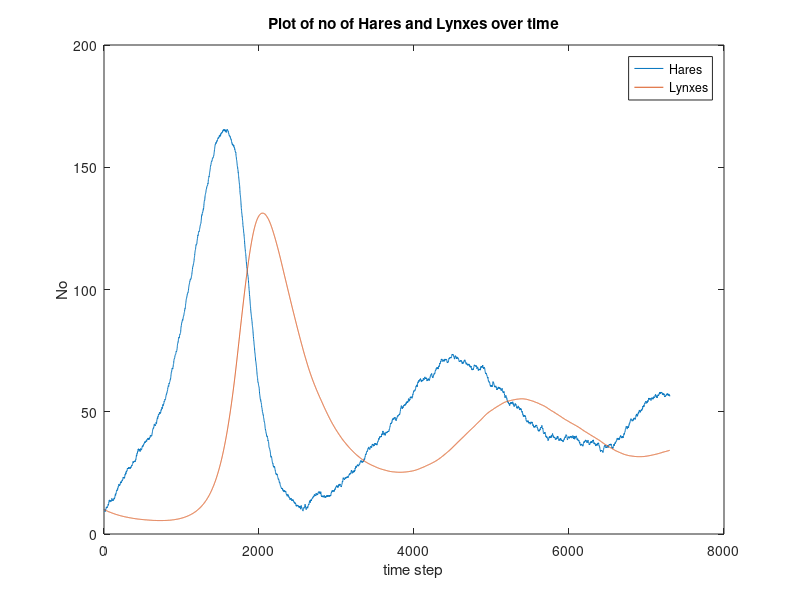

Here is the MATLAB script that generated this plot:
load('kalman_data')

X = [10; 10];
P = [10 0;
     0 10];
H_obs = [1 0];

time_steps = size(t);
time_steps = time_steps(2);
X_plot = zeros([2, time_steps]);

for i = 1:time_steps
    X_plot(:, i) = X;
    
    F = [model_params.br-model_params.alpha*X(2), -model_params.alpha*X(1);
     model_params.c*X(2), -model_params.df+model_params.c*(1)];
    
    %predict
    X_pred = [X(1)+model_params.br*X(1)-model_params.alpha*X(2)*X(1)+u(1, i); ...
        X(2)+model_params.c*X(1)*X(2)-model_params.df*X(2)+u(2, i)];
    P_pred = F * P * F' + V;
    
    %update
    S = H_obs * P_pred * H_obs' + W;
    X_update = X_pred + P_pred * H_obs' / S * (Y(i) - H_obs*X_pred);
    P_update = P_pred - H_obs * P_pred * H_obs' / S * H_obs * P_pred;
    
    X = X_update;
    P = P_update;
end

plot(t, X_plot(1, :), t, X_plot(2, :));
legend('Hares', 'Lynxes');
title('Plot of no of Hares and Lynxes over time');
xlabel('time step');
ylabel('No');